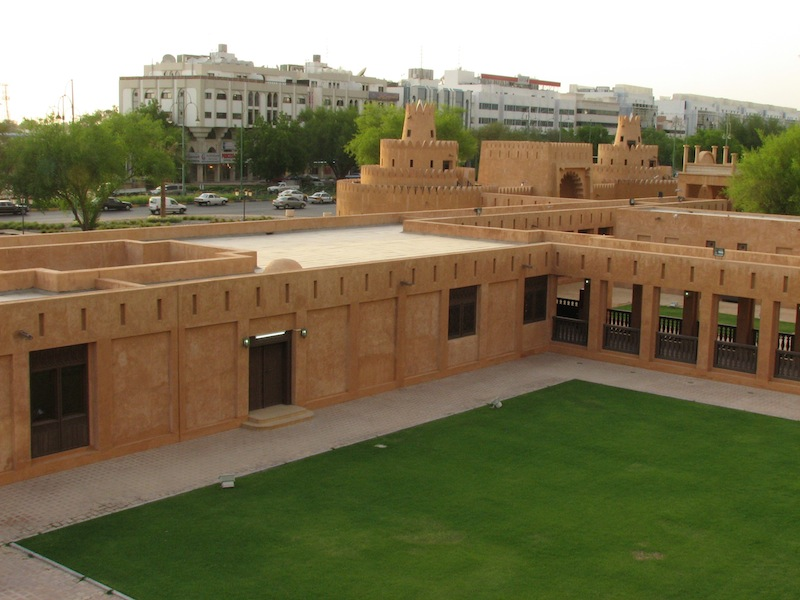
#> input picture Homework3/Image1.jpg, 800 x 600 px
$ python -i panorama.py   (imports and definitions only)
#> lines starting #> are read from the running program, lines starting #| are printed output that depends on the picture
import random

import numpy as np
from skimage import filters
from skimage.util.shape import view_as_blocks
from scipy.spatial.distance import cdist
from scipy.ndimage.filters import convolve

from utils import pad, unpad


def harris_corners(img, window_size=3, k=0.08):
    """
    Compute Harris corner response map. Follow the math equation
    R=Det(M)-k(Trace(M)^2).

    Hint:
        You may use the function scipy.ndimage.filters.convolve,
        which is already imported above

    Args:
        img: Grayscale image of shape (H, W)
        window_size: size of the window function
        k: sensitivity parameter

    Returns:
        response: Harris response image of shape (H, W)
    """

    H, W = img.shape
    window = np.ones((window_size, window_size))

    response = np.zeros((H, W))

    dx = filters.sobel_v(img)
    dy = filters.sobel_h(img)

    ### YOUR CODE HERE
    Ix2 = np.multiply(dx, dx)
    Iy2 = np.multiply(dy, dy)
    IxIy = np.multiply(dx, dy)

    A = convolve(Ix2, window)
    B = convolve(Iy2, window)
    C = convolve(IxIy, window)

    detM = np.multiply(A, B) - np.multiply(C, C)
    traceM = A + B

    response = detM - k * traceM
    ### END YOUR CODE

    return response


# [239 lines left out: functions simple_descriptor, describe_keypoints, match_descriptors, minAndSecond, fit_affine_matrix, ransac and 1 more, not called in this run]

>>> import cv2
>>> picture = cv2.imread('Image1.jpg', cv2.IMREAD_GRAYSCALE)
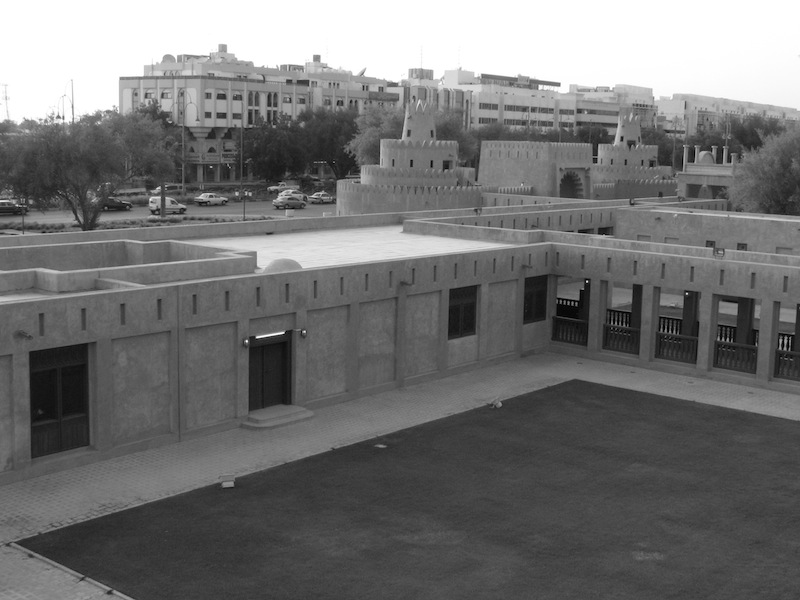
#> picture: shape (600, 800); min 0, max 255, mean 114.6
>>> result = harris_corners(picture)
#> in harris_corners, `dx = filters.sobel_v(img)`:
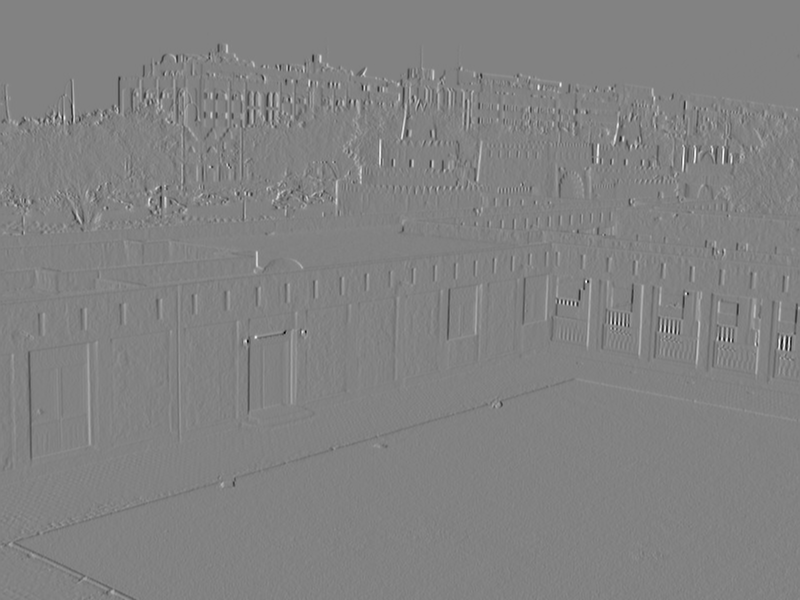
#> dx: shape (600, 800) float64; min -0.673, max 0.644, mean -0.000192; drawn with min black and max white
#> in harris_corners, `dy = filters.sobel_h(img)`:
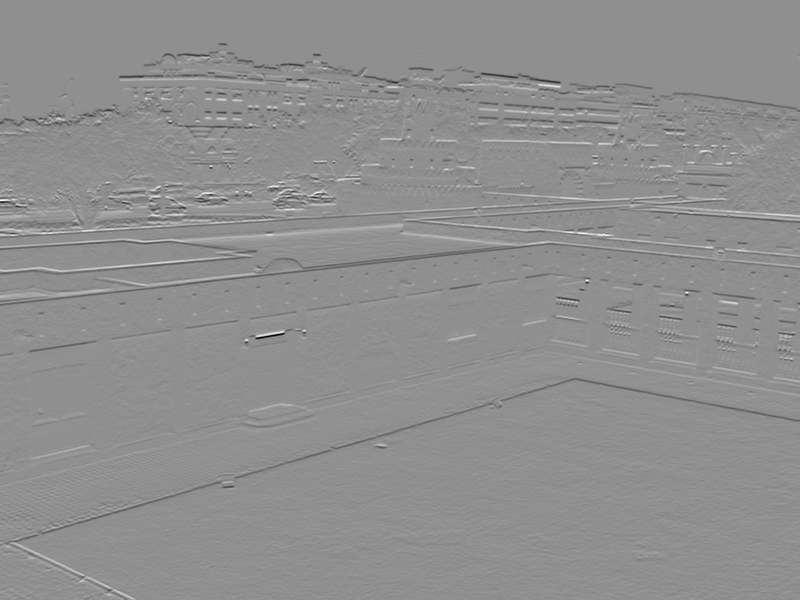
#> dy: shape (600, 800) float64; min -0.875, max 0.676, mean -0.00229; drawn with min black and max white
#> in harris_corners, `Ix2 = np.multiply(dx, dx)`:
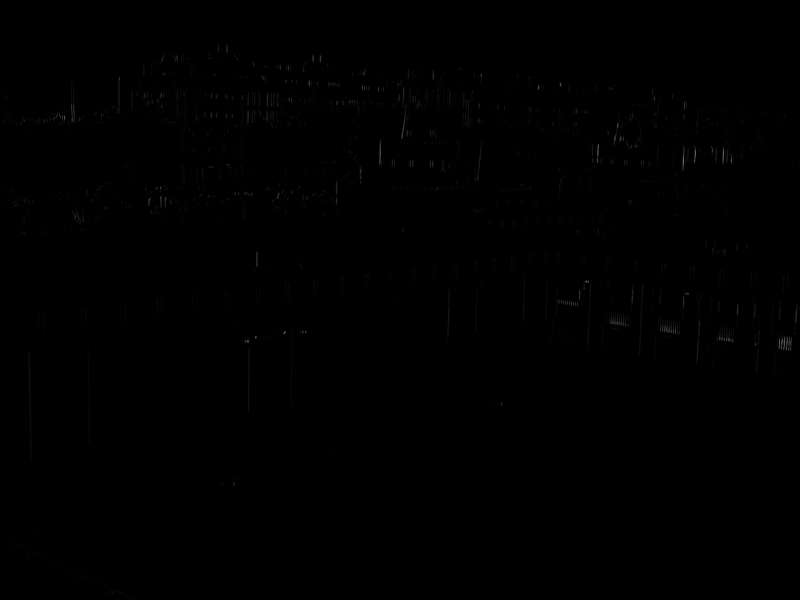
#> Ix2: shape (600, 800) float64; min 0, max 0.452, mean 0.0017
#> in harris_corners, `B = convolve(Iy2, window)`:
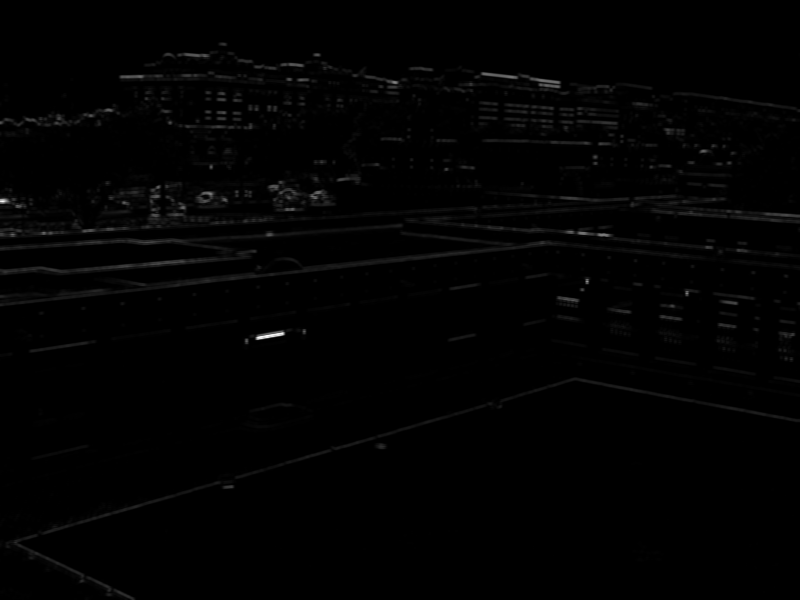
#> B: shape (600, 800) float64; min 0, max 3.06, mean 0.0286; drawn with min black and max white
#> in harris_corners, `C = convolve(IxIy, window)`:
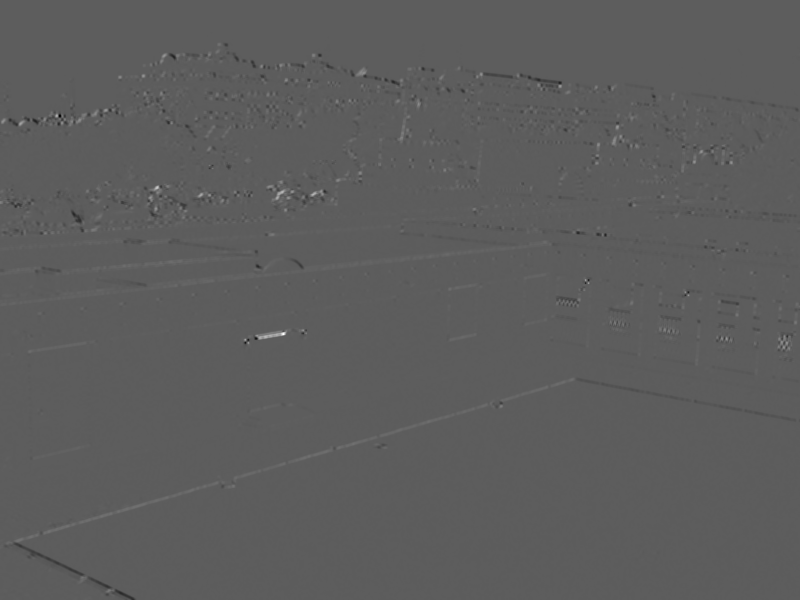
#> C: shape (600, 800) float64; min -0.52, max 0.905, mean 0.00036; drawn with min black and max white

$ run again, on Homework3/Image2.jpg
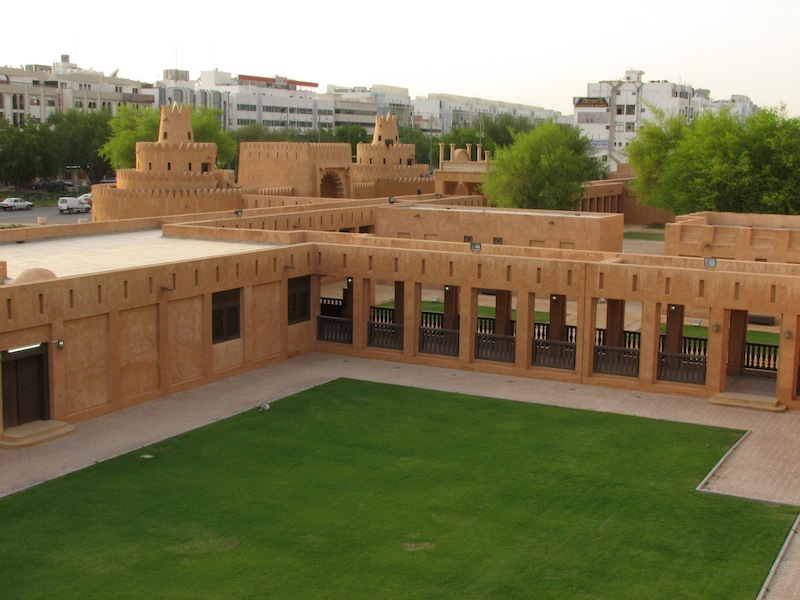
#> input picture Homework3/Image2.jpg, 800 x 600 px
#> in harris_corners, `B = convolve(Iy2, window)`:
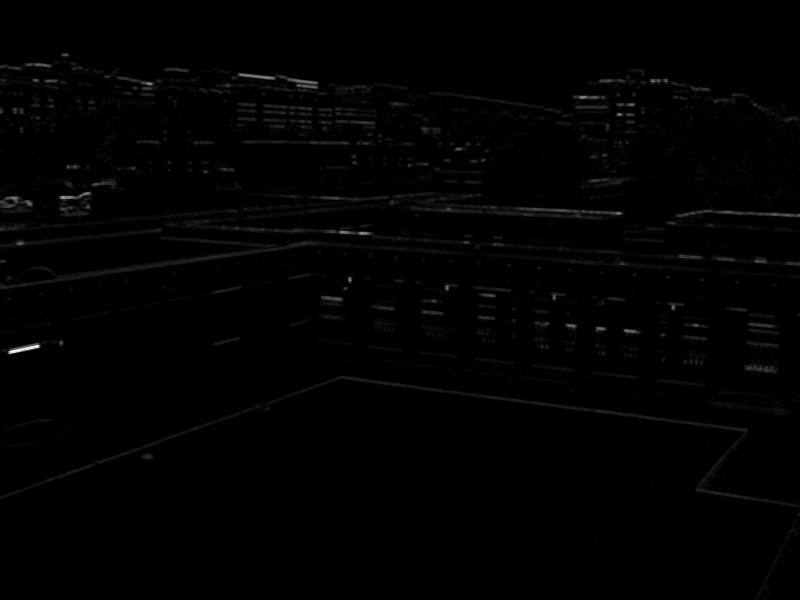
#> B: shape (600, 800) float64; min 0, max 3.04, mean 0.0261; drawn with min black and max white
#> in harris_corners, `C = convolve(IxIy, window)`:
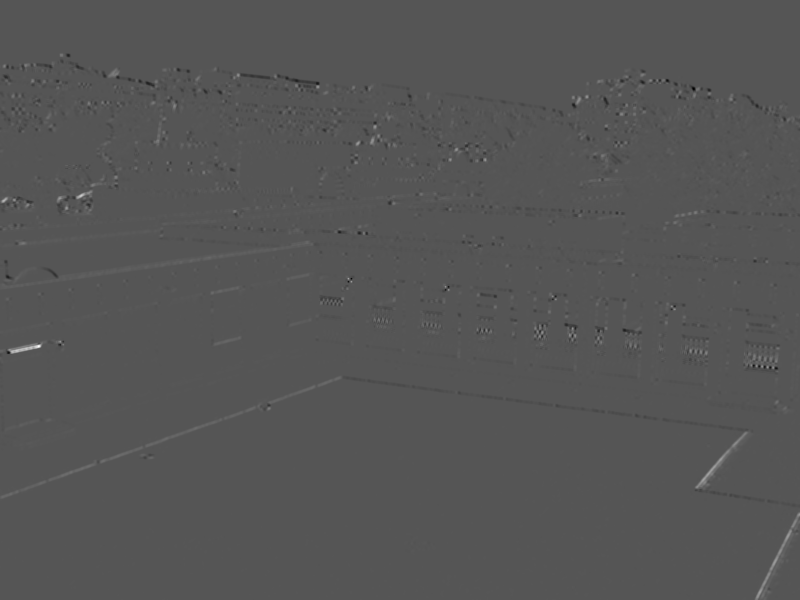
#> C: shape (600, 800) float64; min -0.439, max 0.869, mean 0.00055; drawn with min black and max white

$ run again, on Homework3/uttower2.jpg
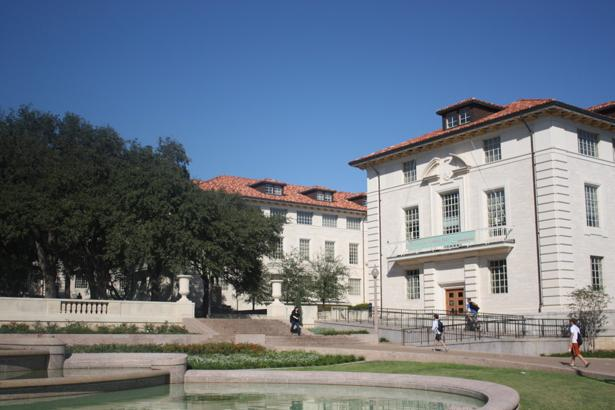
#> input picture Homework3/uttower2.jpg, 615 x 410 px
#> in harris_corners, `traceM = A + B`:
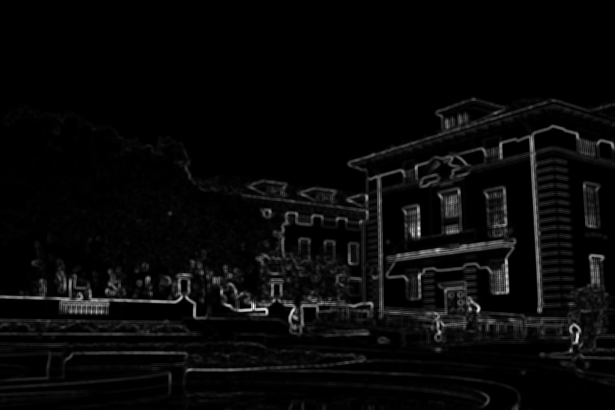
#> traceM: shape (410, 615) float64; min 0, max 3.22, mean 0.113; drawn with min black and max white
#> in harris_corners, `response = detM - k * traceM`:
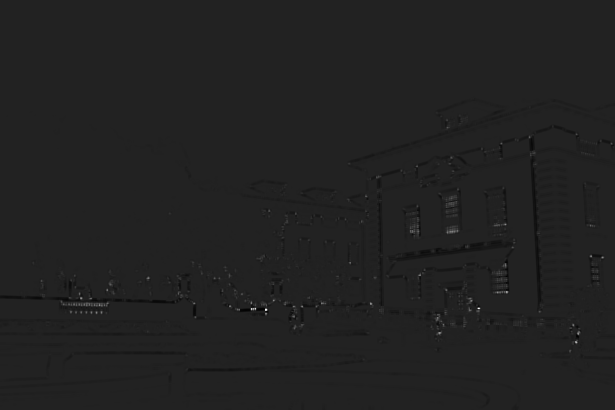
#> response: shape (410, 615) float64; min -0.218, max 1.37, mean -0.00423; drawn with min black and max white
